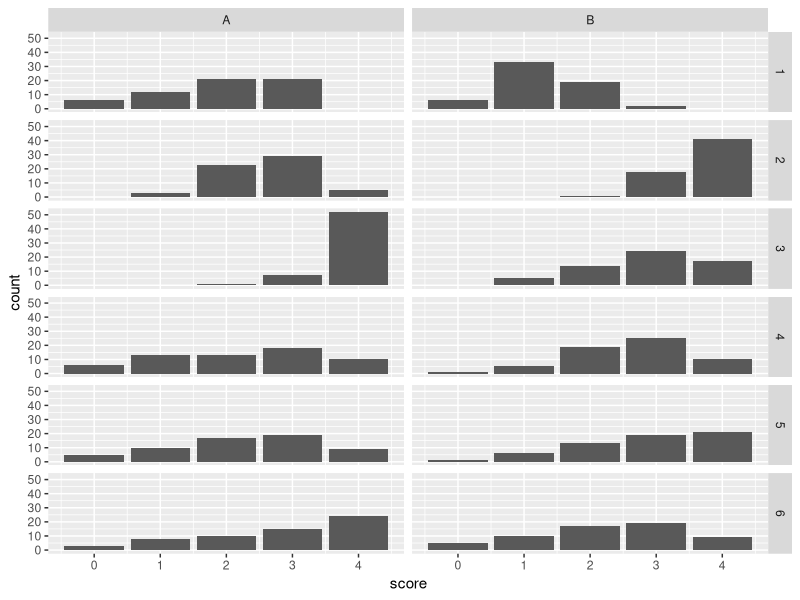
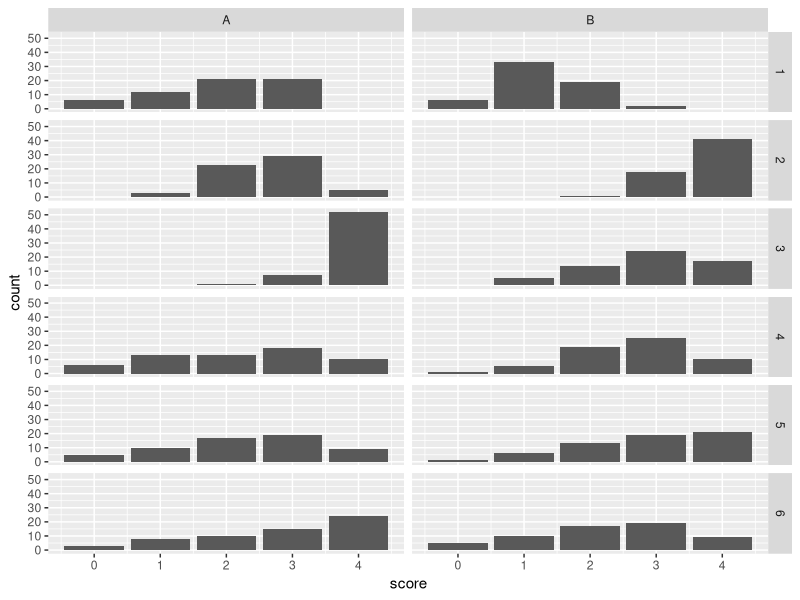

The R source for these figures, in order:
library(ggplot2)

#### GENERATE ASSORTED SAMPLES OF FAKE LIKERT DATA

samp_size = 60

likert_beta = function(n, a, b){
        round(rbeta(n, a, b) * 4)   # 0 to 4 Likert scale
}

centered      = likert_beta(samp_size, 2,   2)
r_tail        = likert_beta(samp_size, 2,   4)
l_tail        = likert_beta(samp_size, 4,   2)
concave       = likert_beta(samp_size, 8,   1)
more_concave  = likert_beta(samp_size, 8,   0.9)
ramp          = likert_beta(samp_size, 2,   0.9)
gentle_ramp   = likert_beta(samp_size, 1.1, 0.9)
ramp2         = likert_beta(samp_size, 2,   1)
moderate_ramp = likert_beta(samp_size, 1.5, 1)
very_spiky    = likert_beta(samp_size, 1.5, 0.5)
less_spiky    = likert_beta(samp_size, 1,   0.5)


#### BUILD UP A DATA FRAME

samp_names = c("centered", "r_tail", "l_tail", "concave", "more_concave", "ramp", "gentle_ramp", "ramp2", "moderate_ramp", "very_spiky", "less_spiky", "moderate_ramp")

X = data.frame(score = centered, pop_name = rep("centered", length(centered)), 
                                 group = rep("A", length(centered)),
                                 question_num = rep(1, length(centered)))
npanel = 1
for (s in samp_names[-1]){
        tp = "A"
        if(npanel %% 2 == 1){
                tp = "B"
        }
        qn = floor(npanel / 2) + 1
        temp_vec = eval(parse(text=s))
        temp_frame = data.frame(score = temp_vec, pop_name = rep(s, length(temp_vec)), 
                                                  group = rep(tp, length(temp_vec)),
                                                  question_num = rep(qn, length(temp_vec)))
        X = rbind(X, temp_frame)
        npanel = npanel + 1
}


#### PLOTS AND ANALYSIS

p = ggplot(X, aes(score)) + geom_bar()
p + facet_grid(rows = vars(question_num), cols = vars(group)) # best one yet
ggsave("facet_grid.png")

Results = data.frame()

for (q in 1:6){
        wt = wilcox.test(X[X$question_num == q & X$group == "A", ]$score,
                         X[X$question_num == q & X$group == "B", ]$score)
        tt = t.test(score ~ group, data = X[X$question_num == q, ])
        tab = with(X[ X$question_num == q, ], table(score, group)) # 5x2 table
        catt = prop.trend.test(tab[,1], apply(tab,1, sum))
        # https://www.rdocumentation.org/packages/DescTools/versions/0.99.32/topics/CochranArmitageTest

        temp_frame = data.frame(question = q, wilcoxon_p = wt$p.value, ttest_p = tt$p.value, catt_p = catt$p.value)
        Results= rbind(Results, temp_frame)
        #print(q)
        #print(wt)
        #print(tt)
        #print(catt)
}

# T test maybe OK?
# Norman G. Adv Health Sci Educ Theory Pract. 2010 Dec;15(5):625-32. PMID 20146096.
# Sullivan & Artino. J Grad Med Educ. 2013 Dec; 5(4): 541–542. PMID 24454995.

round(Results, 8)
